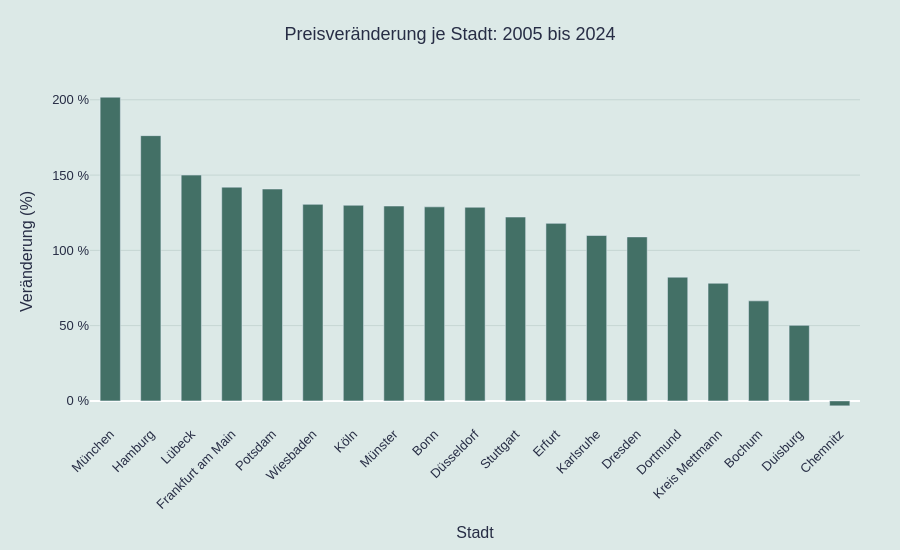

Notebook code cell kept with this figure:
### Markdown cell above
## Hinweis zur Städte-Abdeckung

Der Vergleich zwischen 2005 und 2024 umfasst 19 von 21 Städten. Für Leipzig (Daten ab 2014) und Rhein-Erft-Kreis (Daten ab 2010) liegen für 2005 keine Werte vor, weshalb diese beiden Städte hier nicht einbezogen werden koennen.

### Code cell
# Preisveraenderung je Stadt 2005 bis 2024, sortiert und praesentationsfertig
fig = px.bar(veraenderung_staedte.sort_values("veraenderung_prozent", ascending=False),
             x="city", y="veraenderung_prozent",
             title="Preisveränderung je Stadt: 2005 bis 2024",
             labels={"city": "Stadt", "veraenderung_prozent": "Veränderung (%)"})

fig.update_traces(marker_color="#437066")
fig.update_layout(
    plot_bgcolor="#DCE9E7",
    paper_bgcolor="#DCE9E7",
    width=900, height=550,
    title_x=0.5,
    font=dict(size=13, family="Arial", color="#272D45"),
    margin=dict(l=90, r=40, t=80, b=120),
    bargap=0.5
)
fig.update_xaxes(showgrid=False, color="#272D45", tickangle=-45)
fig.update_yaxes(showgrid=True, gridcolor="#C5D6D3", ticksuffix=" %", color="#272D45")
fig.show()

### Figure 1 — Plotly figure (JSON) as saved in the notebook; plotly's stock layout.template omitted (floating-point values rounded to 4 significant figures)
{"data": [{"hovertemplate": "Stadt=%{x}<br>Veränderung (%)=%{y}<extra></extra>", "legendgroup": "", "marker": {"color": "#437066", "pattern": {"shape": ""}}, "name": "", "orientation": "v", "showlegend": false, "textposition": "auto", "type": "bar", "x": ["München", "Hamburg", "Lübeck", "Frankfurt am Main", "Potsdam", "Wiesbaden", "Köln", "Münster", "Bonn", "Düsseldorf", "Stuttgart", "Erfurt", "Karlsruhe", "Dresden", "Dortmund", "Kreis Mettmann", "Bochum", "Duisburg", "Chemnitz"], "xaxis": "x", "y": [201.8, 176.2, 150.0, 142.0, 140.7, 130.6, 129.9, 129.4, 128.9, 128.6, 122.1, 117.9, 109.9, 108.9, 82.2, 78.17, 66.45, 50.17, -3.28], "yaxis": "y"}], "layout": {"bargap": 0.5, "barmode": "relative", "font": {"color": "#272D45", "family": "Arial", "size": 13}, "height": 550, "legend": {"tracegroupgap": 0}, "margin": {"b": 120, "l": 90, "r": 40, "t": 80}, "paper_bgcolor": "#DCE9E7", "plot_bgcolor": "#DCE9E7", "title": {"text": "Preisveränderung je Stadt: 2005 bis 2024", "x": 0.5}, "width": 900, "xaxis": {"anchor": "y", "color": "#272D45", "domain": [0, 1], "showgrid": false, "tickangle": -45, "title": {"text": "Stadt"}}, "yaxis": {"anchor": "x", "color": "#272D45", "domain": [0, 1], "gridcolor": "#C5D6D3", "showgrid": true, "ticksuffix": " %", "title": {"text": "Veränderung (%)"}}}}
